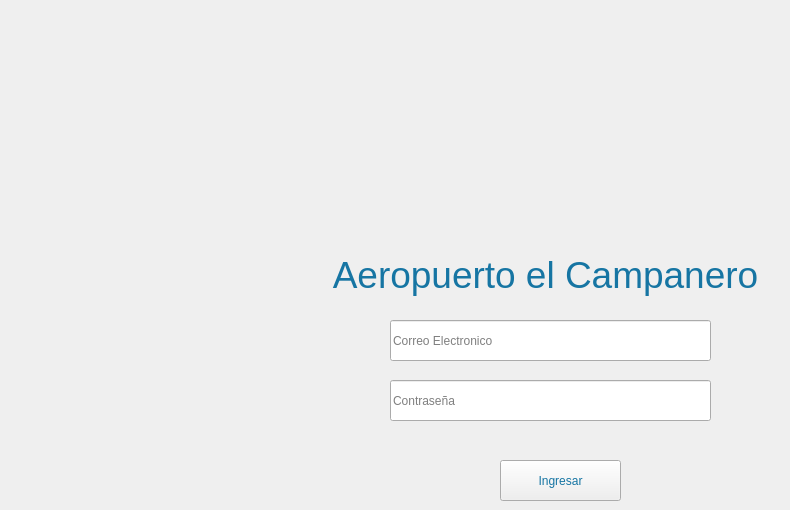
   <widget class="QWidget" name="Login">
    <widget class="QLineEdit" name="correo_lineEdit">
     <property name="geometry">
      <rect>
       <x>390</x>
       <y>320</y>
       <width>321</width>
       <height>41</height>
      </rect>
     </property>
     <property name="styleSheet">
      <string notr="true">font: 12pt &quot;Nirmala UI Semilight&quot;;</string>
     </property>
     <property name="text">
      <string/>
     </property>
     <property name="frame">
      <bool>true</bool>
     </property>
     <property name="echoMode">
      <enum>QLineEdit::Normal</enum>
     </property>
     <property name="dragEnabled">
      <bool>false</bool>
     </property>
     <property name="placeholderText">
      <string>Correo Electronico</string>
     </property>
    </widget>
    <widget class="QPushButton" name="bt_ingresarlg">
     <property name="geometry">
      <rect>
       <x>500</x>
       <y>460</y>
       <width>121</width>
       <height>41</height>
      </rect>
     </property>
     <property name="cursor">
      <cursorShape>ArrowCursor</cursorShape>
     </property>
     <property name="styleSheet">
      <string notr="true">font: 63 13pt &quot;Open Sans Semibold&quot;;
color: rgb(22, 117, 163);</string>
     </property>
     <property name="text">
      <string>Ingresar</string>
     </property>
    </widget>
    <widget class="QLabel" name="label_13">
     <property name="geometry">
      <rect>
       <x>430</x>
       <y>40</y>
       <width>231</width>
       <height>211</height>
      </rect>
     </property>
     <property name="text">
      <string/>
     </property>
     <property name="pixmap">
      <pixmap>../Ventanas/Icons/Avion.png</pixmap>
     </property>
     <property name="scaledContents">
      <bool>true</bool>
     </property>
    </widget>
    <widget class="QLineEdit" name="lgcontra_lineEdit_2">
     <property name="geometry">
      <rect>
       <x>390</x>
       <y>380</y>
       <width>321</width>
       <height>41</height>
      </rect>
     </property>
     <property name="styleSheet">
      <string notr="true">font: 12pt &quot;Nirmala UI Semilight&quot;;</string>
     </property>
     <property name="text">
      <string/>
     </property>
     <property name="frame">
      <bool>true</bool>
     </property>
     <property name="echoMode">
      <enum>QLineEdit::Password</enum>
     </property>
     <property name="dragEnabled">
      <bool>false</bool>
     </property>
     <property name="placeholderText">
      <string>Contraseña</string>
     </property>
    </widget>
    <widget class="QLabel" name="label_14">
     <property name="geometry">
      <rect>
       <x>310</x>
       <y>250</y>
       <width>471</width>
       <height>51</height>
      </rect>
     </property>
     <property name="styleSheet">
      <string notr="true">font: 63 26pt &quot;Open Sans Semibold&quot;;</string>
     </property>
     <property name="text">
      <string>&lt;html&gt;&lt;head/&gt;&lt;body&gt;&lt;p align=&quot;center&quot;&gt;&lt;span style=&quot; font-size:28pt; font-weight:400; color:#1675a3;&quot;&gt;Aeropuerto el Campanero&lt;/span&gt;&lt;/p&gt;&lt;/body&gt;&lt;/html&gt;</string>
     </property>
    </widget>
   </widget>
